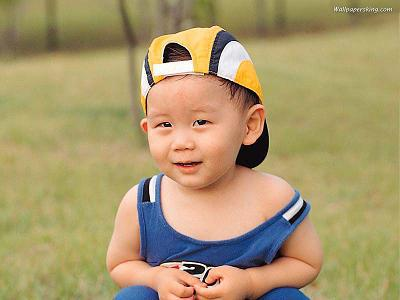
#> input picture asianboy.jpg, 400 x 300 px
$ python resize.py asianboy.jpg
#> lines starting #> are read from the running program, lines starting #| are printed output that depends on the picture
import cv2
import sys
import os

#resizing the image to 220x220
name = os.path.splitext(os.path.basename(sys.argv[1]))[0]
ext = os.path.splitext(os.path.basename(sys.argv[1]))[1]

img = cv2.imread(name+ext)
#> img is the input picture: shape (300, 400, 3); mean B, G, R 108.9, 152.3, 170.4


cv2.imwrite(name+'_new'+ext,cv2.resize(img,(220,220)))
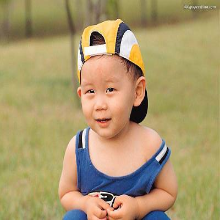
#> saved as asianboy_new.jpg: shape (220, 220, 3); mean B, G, R 108.8, 152.1, 170.3

$ run again, on blacktoucan.jpg
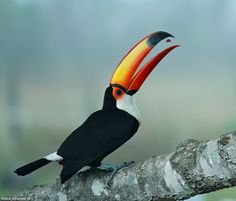
#> input picture blacktoucan.jpg, 236 x 201 px
#> img is the input picture: shape (201, 236, 3); mean B, G, R 138.6, 142.3, 121.3
#> `cv2.imwrite(name+'_new'+ext,cv2.resize(img,(220,220)))`:
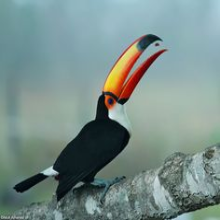
#> saved as blacktoucan_new.jpg: shape (220, 220, 3); mean B, G, R 138.5, 142.2, 121.2

$ run again, on deerthingy.jpg
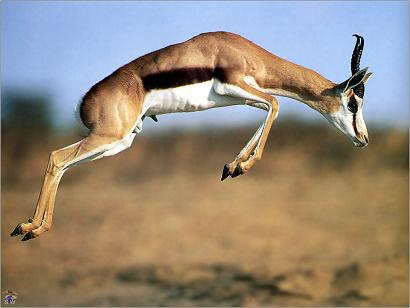
#> input picture deerthingy.jpg, 410 x 308 px
#> img is the input picture: shape (308, 410, 3); mean B, G, R 122.5, 137.2, 148.6
#> `cv2.imwrite(name+'_new'+ext,cv2.resize(img,(220,220)))`:
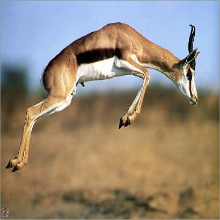
#> saved as deerthingy_new.jpg: shape (220, 220, 3); mean B, G, R 122.5, 137.2, 148.5
